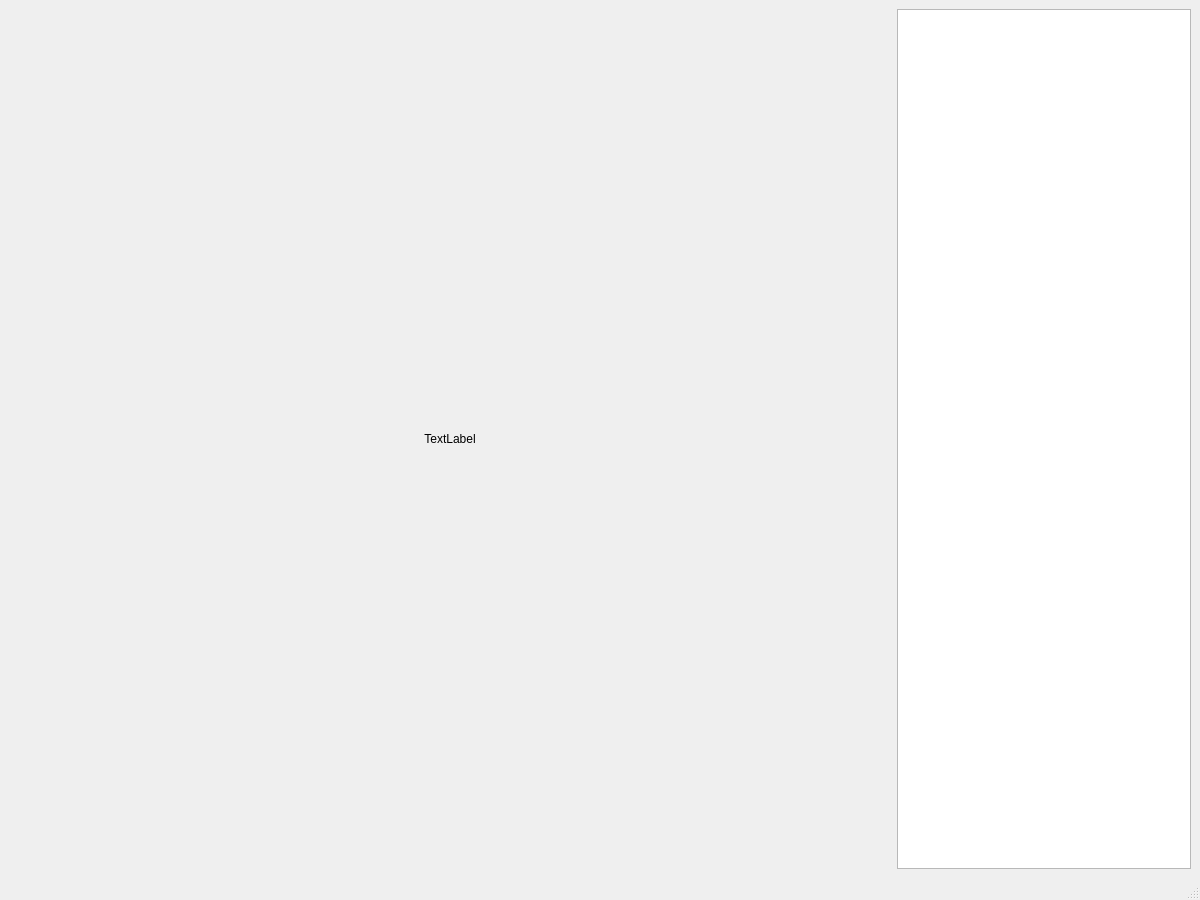
<?xml version="1.0" encoding="UTF-8"?>
<ui version="4.0">
 <class>MainWindow</class>
 <widget class="QMainWindow" name="MainWindow">
  <property name="geometry">
   <rect>
    <x>0</x>
    <y>0</y>
    <width>1200</width>
    <height>900</height>
   </rect>
  </property>
  <property name="windowTitle">
   <string>MainWindow</string>
  </property>
  <widget class="QWidget" name="centralwidget">
   <layout class="QHBoxLayout" name="horizontalLayout" stretch="3,1">
    <item>
     <widget class="CameraLabel" name="cameraLabel">
      <property name="minimumSize">
       <size>
        <width>450</width>
        <height>0</height>
       </size>
      </property>
      <property name="text">
       <string>TextLabel</string>
      </property>
      <property name="scaledContents">
       <bool>true</bool>
      </property>
      <property name="alignment">
       <set>Qt::AlignCenter</set>
      </property>
     </widget>
    </item>
    <item>
     <widget class="OutputBox" name="sentenceHolder">
      <property name="readOnly">
       <bool>true</bool>
      </property>
     </widget>
    </item>
   </layout>
  </widget>
  <widget class="QMenuBar" name="menubar">
   <property name="geometry">
    <rect>
     <x>0</x>
     <y>0</y>
     <width>1200</width>
     <height>24</height>
    </rect>
   </property>
  </widget>
  <widget class="QStatusBar" name="statusbar"/>
 </widget>
 <customwidgets>
  <customwidget>
   <class>OutputBox</class>
   <extends>QTextEdit</extends>
   <header>output_box</header>
  </customwidget>
  <customwidget>
   <class>CameraLabel</class>
   <extends>QLabel</extends>
   <header>camera_label</header>
  </customwidget>
 </customwidgets>
 <resources/>
 <connections/>
</ui>
